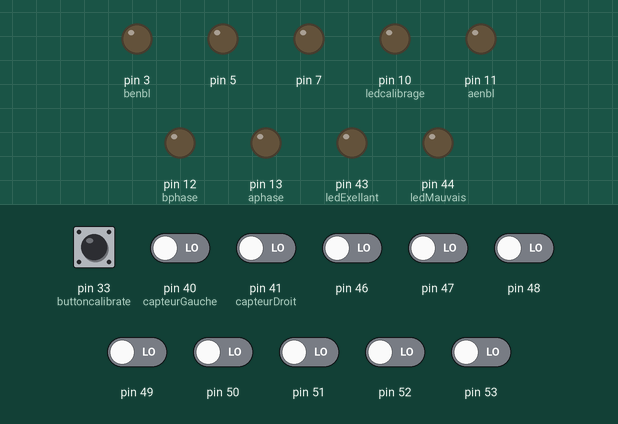
Recording of a sketch running on a simulated Arduino Mega 2560, built with avr-gcc and run on an emulated ATmega2560. On the bench: output pins drawn as LEDs (lit = HIGH). The inputs (shaded band) are chosen by the test bench; at power-on: pin 33 (buttoncalibrate) HIGH, pin 40 (capteurGauche), pin 41 (capteurDroit), pin 46–53 LOW.

Above: at 0.8 s.
0.9 s: pin 33 (buttoncalibrate) pulled LOW for 0.15 s
At 1.9 s:
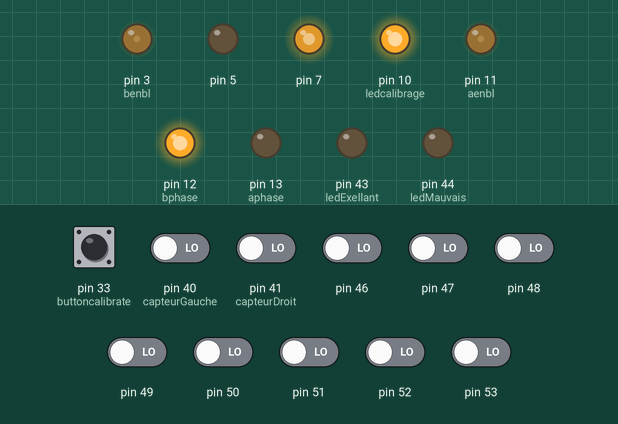
4.0 s: pin 40 (capteurGauche) driven HIGH
At 4.9 s:
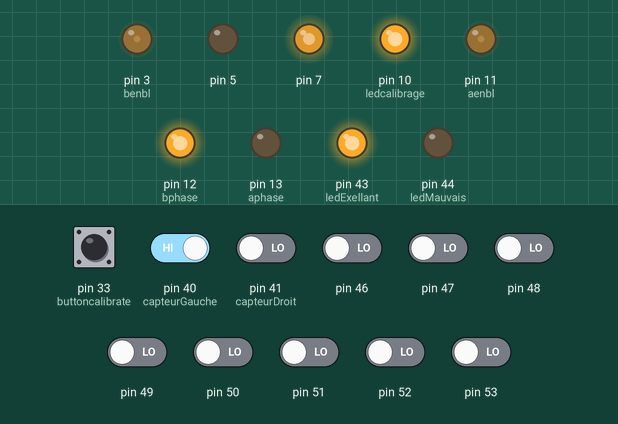
Timing chart, 0 to 5.0 s (numbered marks = the images above; inputs shaded):
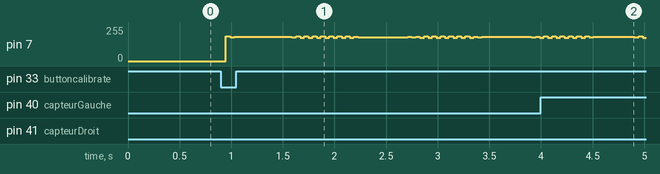

The sketch:

recuperer_valeur_calibrage.ino
```cpp
#include "QTRSensorsMy.h"

QTRSensors qtr;
const uint8_t sensorCount = 8;
uint16_t sensorValues[sensorCount];

uint8_t vitesseCalibrage = 40;

const double rapport = 11/10;

#define aphase 13 // partie gauche
#define aenbl 11
#define freinMD 8

#define bphase 12 // partie droite
#define benbl 3
#define freinMG 9

const int ledMauvais = 44;
const int ledExellant = 43;
const int ledcalibrage = 10;

const int capteurGauche = 40;
const int capteurDroit = 41;

const int buttoncalibrate = 33;

void setup() {
  qtr.setTypeRC();
  qtr.setSensorPins((const uint8_t[]){46, 47, 48, 49, 50, 51, 52, 53}, sensorCount);
  qtr.setEmitterPin(7);//LEDON PIN

  pinMode(capteurGauche, INPUT);
  pinMode(capteurDroit, INPUT);

  pinMode(aphase, OUTPUT);
  pinMode(aenbl, OUTPUT);
  pinMode(bphase, OUTPUT);
  pinMode(benbl, OUTPUT);

  pinMode(ledMauvais, OUTPUT);
  pinMode(ledExellant, OUTPUT);

  pinMode(ledcalibrage, OUTPUT);

  pinMode(buttoncalibrate, INPUT_PULLUP);

  pinMode(5, OUTPUT);

  boolean Ok = false;
  while (Ok == false) {
    if(digitalRead(buttoncalibrate) == LOW) {
      digitalWrite(ledcalibrage, HIGH);
      calibration();
      Ok = true;
    }
  }
  digitalWrite(ledcalibrage, LOW);
  forward_brake(0, 0);

  for(int i; i < sensorCount; i++){
    Serial.println(qtr.readCalibrateMinMy(i) + ", " + qtr.readCalibrateMaxMy(i));
  }
}

void loop(){

}

void calibration() {
  demiCercle(vitesseCalibrage, 1);
  for (uint16_t i = 0; i < 400; i++)
  {
    qtr.calibrate();
    if (digitalRead(capteurGauche) == true){
      demiCercle(vitesseCalibrage, 1);
      digitalWrite(ledExellant, HIGH);
    }
    else if (digitalRead(capteurDroit) == true){
      demiCercle(vitesseCalibrage, 0);
      digitalWrite(ledMauvais, HIGH);
    }
    else{
      digitalWrite(ledExellant, LOW);
      digitalWrite(ledMauvais, LOW);
    }
  }
}

void demiCercle(int vitesse, bool sens){
  if (sens == 0){
    digitalWrite(aphase, HIGH);
    digitalWrite(bphase, LOW);
    analogWrite(aenbl, vitesse*rapport);
    analogWrite(benbl, vitesse);
  }
  if (sens == 1){
    digitalWrite(aphase, LOW);
    digitalWrite(bphase, HIGH);
    analogWrite(aenbl, vitesse*rapport);
    analogWrite(benbl, vitesse);
  }
}

void forward_brake(int posa, int posb) {
  digitalWrite(aphase, LOW);
  digitalWrite(bphase, LOW);
  analogWrite(aenbl, posa);
  analogWrite(benbl, posb);
}
```

Source omitted: QTRSensorsMy.cpp (19284 bytes), QTRSensorsMy.h (24765 bytes)

Measured:
- after the input at 0.9 s, pin 3 (benbl), pin 11 (aenbl): 0/255 → 40/255 at once; pin 10 (ledcalibrage), pin 12 (bphase): LOW → HIGH at once
